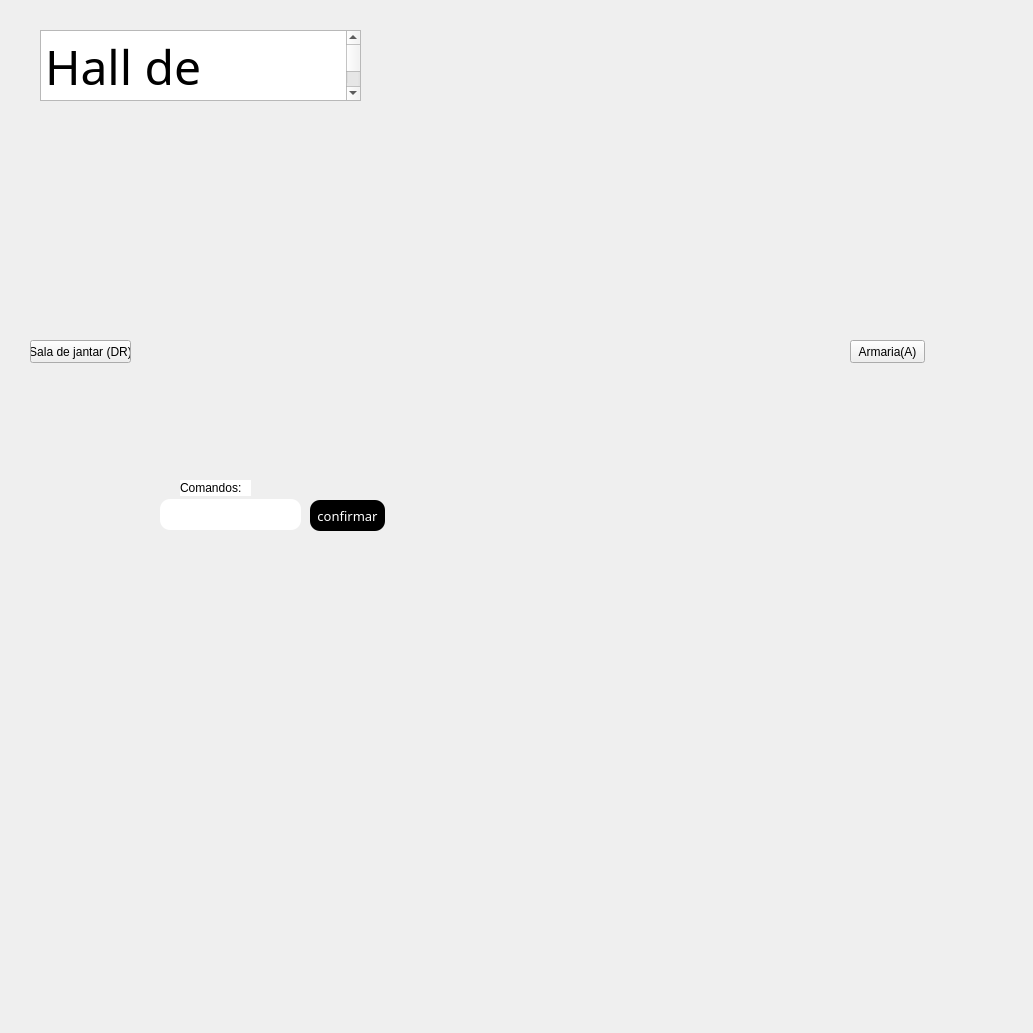
      <widget class="QWidget" name="Hall">
       <property name="enabled">
        <bool>true</bool>
       </property>
       <widget class="QLabel" name="label_2">
        <property name="geometry">
         <rect>
          <x>-50</x>
          <y>-200</y>
          <width>1024</width>
          <height>1024</height>
         </rect>
        </property>
        <property name="maximumSize">
         <size>
          <width>1041</width>
          <height>1024</height>
         </size>
        </property>
        <property name="font">
         <font>
          <family>Papyrus</family>
          <pointsize>19</pointsize>
          <weight>75</weight>
          <bold>true</bold>
         </font>
        </property>
        <property name="tabletTracking">
         <bool>false</bool>
        </property>
        <property name="focusPolicy">
         <enum>Qt::TabFocus</enum>
        </property>
        <property name="styleSheet">
         <string notr="true">QLabel{
   .img{
		height: 100%;
		width:100%;
		object-fit: cover;
    }
}</string>
        </property>
        <property name="frameShape">
         <enum>QFrame::NoFrame</enum>
        </property>
        <property name="frameShadow">
         <enum>QFrame::Raised</enum>
        </property>
        <property name="lineWidth">
         <number>10</number>
        </property>
        <property name="text">
         <string>&lt;!DOCTYPE HTML PUBLIC &quot;-//W3C//DTD HTML 4.0//EN&quot; &quot;http://www.w3.org/TR/REC-html40/strict.dtd&quot;&gt;
&lt;html&gt;&lt;head&gt;&lt;meta name=&quot;qrichtext&quot; content=&quot;1&quot; /&gt;&lt;style type=&quot;text/css&quot;&gt;
p, li { white-space: pre-wrap; }
&lt;/style&gt;&lt;/head&gt;&lt;body style=&quot; font-family:'Papyrus'; font-size:19pt; font-weight:600; font-style:normal;&quot;&gt;
&lt;p style=&quot; margin-top:0px; margin-bottom:0px; margin-left:0px; margin-right:0px; -qt-block-indent:0; text-indent:0px;&quot;&gt;&lt;img src=&quot;:/icons/imagens/_5d272f6b-a435-48e3-8543-db017f8de360.jpeg&quot; /&gt;&lt;/p&gt;&lt;/body&gt;&lt;/html&gt;</string>
        </property>
        <property name="alignment">
         <set>Qt::AlignCenter</set>
        </property>
        <property name="indent">
         <number>0</number>
        </property>
        <property name="openExternalLinks">
         <bool>false</bool>
        </property>
       </widget>
       <widget class="QTextBrowser" name="textBrowser_2">
        <property name="geometry">
         <rect>
          <x>40</x>
          <y>30</y>
          <width>321</width>
          <height>71</height>
         </rect>
        </property>
        <property name="sizePolicy">
         <sizepolicy hsizetype="Preferred" vsizetype="Preferred">
          <horstretch>0</horstretch>
          <verstretch>0</verstretch>
         </sizepolicy>
        </property>
        <property name="font">
         <font>
          <family>Macondo</family>
          <pointsize>22</pointsize>
         </font>
        </property>
        <property name="html">
         <string>&lt;!DOCTYPE HTML PUBLIC &quot;-//W3C//DTD HTML 4.0//EN&quot; &quot;http://www.w3.org/TR/REC-html40/strict.dtd&quot;&gt;
&lt;html&gt;&lt;head&gt;&lt;meta name=&quot;qrichtext&quot; content=&quot;1&quot; /&gt;&lt;style type=&quot;text/css&quot;&gt;
p, li { white-space: pre-wrap; }
&lt;/style&gt;&lt;/head&gt;&lt;body style=&quot; font-family:'Macondo'; font-size:22pt; font-weight:400; font-style:normal;&quot;&gt;
&lt;p style=&quot; margin-top:0px; margin-bottom:0px; margin-left:0px; margin-right:0px; -qt-block-indent:0; text-indent:0px;&quot;&gt;&lt;span style=&quot; font-size:36pt;&quot;&gt;Hall de Entrada&lt;/span&gt;&lt;/p&gt;&lt;/body&gt;&lt;/html&gt;</string>
        </property>
       </widget>
       <widget class="QPushButton" name="pb_dr">
        <property name="geometry">
         <rect>
          <x>30</x>
          <y>340</y>
          <width>101</width>
          <height>23</height>
         </rect>
        </property>
        <property name="text">
         <string>Sala de jantar (DR)</string>
        </property>
       </widget>
       <widget class="QPushButton" name="pb_a">
        <property name="geometry">
         <rect>
          <x>850</x>
          <y>340</y>
          <width>75</width>
          <height>23</height>
         </rect>
        </property>
        <property name="text">
         <string>Armaria(A)</string>
        </property>
       </widget>
       <widget class="QLineEdit" name="lineEdit">
        <property name="geometry">
         <rect>
          <x>160</x>
          <y>499</y>
          <width>141</width>
          <height>31</height>
         </rect>
        </property>
        <property name="styleSheet">
         <string notr="true">border-radius: 10px;</string>
        </property>
       </widget>
       <widget class="QPushButton" name="pushButton">
        <property name="geometry">
         <rect>
          <x>310</x>
          <y>500</y>
          <width>75</width>
          <height>31</height>
         </rect>
        </property>
        <property name="sizePolicy">
         <sizepolicy hsizetype="Ignored" vsizetype="Fixed">
          <horstretch>0</horstretch>
          <verstretch>0</verstretch>
         </sizepolicy>
        </property>
        <property name="font">
         <font>
          <family>Papyrus</family>
          <pointsize>10</pointsize>
         </font>
        </property>
        <property name="styleSheet">
         <string notr="true">background-color: black;
color: white;
border-radius:10px;
</string>
        </property>
        <property name="text">
         <string>confirmar</string>
        </property>
       </widget>
       <widget class="QLabel" name="label_12">
        <property name="geometry">
         <rect>
          <x>180</x>
          <y>480</y>
          <width>71</width>
          <height>16</height>
         </rect>
        </property>
        <property name="styleSheet">
         <string notr="true">background-color:white;</string>
        </property>
        <property name="text">
         <string>Comandos:</string>
        </property>
       </widget>
      </widget>
